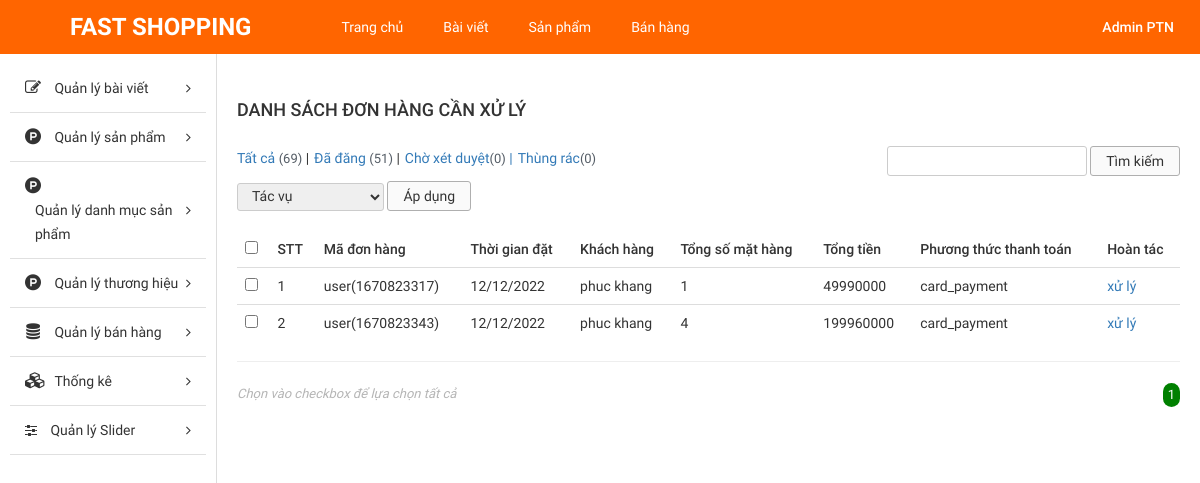
Before: /Source_code/admin/index.php?modules=orders&controllers=index&action=listNo (signed in) with the older database file.
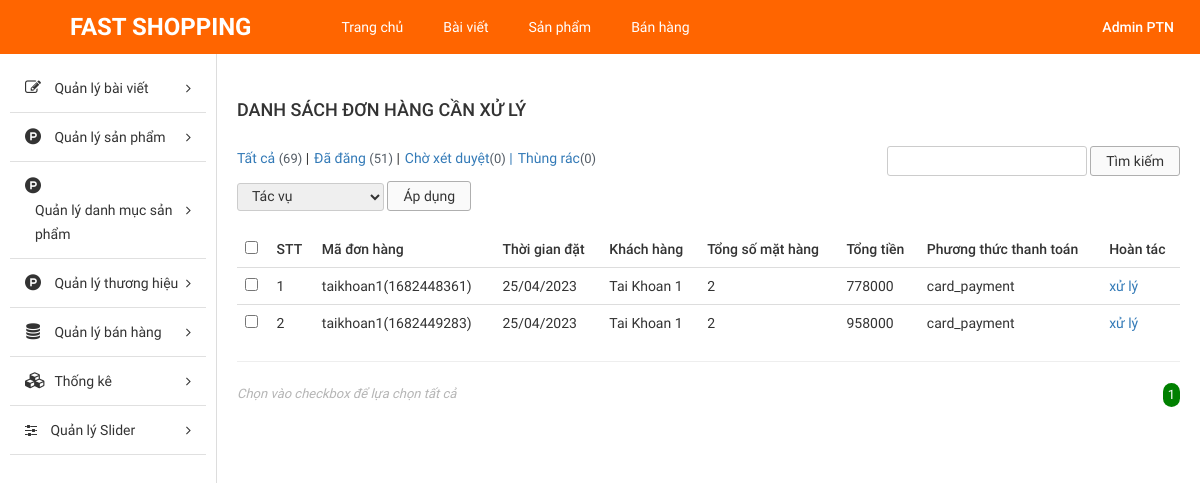
After: the same page with the newer database file.
### tables this page shows
CREATE TABLE `tbl_order` (
  `id` int NOT NULL AUTO_INCREMENT,
  `custom_id` int NOT NULL,
  `total_price` float NOT NULL,
  `total_num_product` int NOT NULL,
  `create_date` varchar(255) NOT NULL,
  `note` text NOT NULL,
  `payment_method` varchar(255) NOT NULL,
  `status` enum('Thành công','Chờ xác nhận','Hủy','') NOT NULL,
  `id_cart` int NOT NULL,
  `time` varchar(255) NOT NULL,
  `code` varchar(255) NOT NULL,
  `date_confirm` varchar(255) DEFAULT NULL,
  PRIMARY KEY (`id`),
  KEY `id_cart` (`id_cart`),
  KEY `tbl_order_ibfk_1` (`custom_id`),
  CONSTRAINT `tbl_order_ibfk_1` FOREIGN KEY (`custom_id`) REFERENCES `tbl_customer` (`id`) ON DELETE CASCADE,
  CONSTRAINT `tbl_order_ibfk_2` FOREIGN KEY (`id_cart`) REFERENCES `tbl_cart` (`id`) ON DELETE CASCADE
);

### Source_code/admin/libraries/database.php (called while the page is built, shortened)
<?php
function db_query($query_string) {
    global $conn;
    $result = mysqli_query($conn, $query_string);
    return $result;
}
function db_fetch_row($query_string) {
    $mysqli_result = db_query($query_string);
    $result = mysqli_fetch_assoc($mysqli_result);
    return $result;
}
function db_fetch_array($query_string) {
    $result = array();
    $mysqli_result = db_query($query_string);
    while ($row = mysqli_fetch_assoc($mysqli_result)) {
        $result[] = $row;
    }
    return $result;
}

### Source_code/admin/modules/orders/models/indexModel.php (called while the page is built, shortened)
<?php
function getAllOrderNo(){
	return db_fetch_array("SELECT * FROM `tbl_order` WHERE `status` ='Chờ xác nhận'");
}
function getNameCus($id){
	$data = db_fetch_row("SELECT * FROM `tbl_customer` WHERE `id` = '$id'");
	return $data['fullname'];
}
 ?>

### Source_code/admin/modules/orders/controllers/indexController.php (called while the page is built, shortened)
<?php
function listNoAction() {
	$data_tmp = getAllOrderNo();
	foreach ($data_tmp as $key => $value) {
		$data_tmp[$key]['fullname'] = getNameCus($data_tmp[$key]['custom_id']);
	}
	if(!empty($_GET['page'])){
		$page = $_GET['page'];
	}else{
		$page =1;
	}
	$numProduct = count($data_tmp);
	$productOnPage = 5;
	$num = ceil($numProduct/$productOnPage);
	$start = ($page - 1) * $productOnPage;
	$res =[];
	for ($i=$start; $i < $start+$productOnPage; $i++) {
		if(isset($data_tmp[$i]))
        $res[] = $data_tmp[$i];
	};
	$data = [$res, $num, $page];
	load_view('listNo',$data);
}
?>

### Source_code/admin/core/router.php (called while the page is built, shortened)
<?php
$action_name = get_action().'Action';
call_function(array('construct', $action_name));

### Source_code/admin/core/appload.php (called while the page is built, shortened)
<?php
require CONFIGPATH . DIRECTORY_SEPARATOR . 'database.php';
require LIBPATH . DIRECTORY_SEPARATOR . 'database.php';
require COREPATH . DIRECTORY_SEPARATOR . 'base.php';
require COREPATH . DIRECTORY_SEPARATOR . 'router.php';

### Source_code/admin/index.php (called while the page is built, shortened)
<?php
require COREPATH.DIRECTORY_SEPARATOR.'appload.php';

### Source_code/admin/modules/orders/views/listNoView.php (the view, shortened to what the changed rows need)
<?php get_header(); ?>
<div id="main-content-wp" class="list-product-page">
    <div class="wrap clearfix">
        <?php get_sidebar(); ?>
        <div id="content" class="fl-right">
            <div class="section" id="title-page">
                <div class="clearfix">
                    <h3 id="index" class="fl-left">Danh sách đơn hàng cần xử lý</h3>
                </div>
            </div>
            <div class="section" id="detail-page">
                <div class="section-detail">
                    <div class="filter-wp clearfix">
                        <ul class="post-status fl-left">
                            <li class="all"><a href="">Tất cả <span class="count">(69)</span></a> |</li>
                            <li class="publish"><a href="">Đã đăng <span class="count">(51)</span></a> |</li>
                            <li class="pending"><a href="">Chờ xét duyệt<span class="count">(0)</span> |</a></li>
                            <li class="pending"><a href="">Thùng rác<span class="count">(0)</span></a></li>
                        </ul>
                        <form method="GET" class="form-s fl-right">
                            <input type="text" name="s" id="s">
                            <input type="submit" name="sm_s" value="Tìm kiếm">
                        </form>
                    </div>
                    <div class="actions">
                        <form method="GET" action="" class="form-actions">
                            <select name="actions">
                                <option value="0">Tác vụ</option>
                            </select>
                            <input type="submit" name="sm_action" value="Áp dụng">
                        </form>
                    </div>
                    <div class="table-responsive">
                        <table class="table list-table-wp">
                            <thead>
                                <tr>
                                    <td><input type="checkbox" name="checkAll" id="checkAll"></td>
                                    <td><span class="thead-text">STT</span></td>
                                    <td><span class="thead-text">Mã đơn hàng</span></td>
                                    <td><span class="thead-text">Thời gian đặt</span></td>
                                    <td><span class="thead-text">Khách hàng</span></td>
                                    <td><span class="thead-text">Tổng số mặt hàng</span></td>
                                    <td><span class="thead-text">Tổng tiền</span></td>
                                    <td><span class="thead-text">Phương thức thanh toán</span></td>
                                    <td><span class="thead-text">Hoàn tác</span></td>
                                </tr>
                            </thead>
                            <tbody>
                                <?php if(!empty($data['0'])) foreach ($data['0'] as $key => $value) {?>
                                <tr>
                                    <td><input type="checkbox" name="checkItem" class="checkItem"></td>
                                    <td><span class="tbody-text"><?php echo ($key +1); ?></span></td>
                                    <td><span class="tbody-text"><?php  echo $value['code']; ?></span></td>
                                    <td><span class="tbody-text"><?php  echo $value['create_date']; ?></span></td>
                                    <td><span class="tbody-text"><?php  echo $value['fullname']; ?></span></td>
                                    <td><span class="tbody-text"><?php  echo $value['total_num_product']; ?></span></td>
                                    <td><span class="tbody-text"><?php  echo $value['total_price']; ?></h3></span>
                                    <td><span class="tbody-text"><?php  echo $value['payment_method']; ?></span></td>
                                    <td><span class="tbody-text"><a href="?modules=orders&controllers=index&action=detail&id_order=<?php echo $value['id']; ?>">xử lý</a></span></td>
                                </tr>
                                <?php }; ?>
                            </tbody>
                        </table>
                        <hr>
                    </div>
                </div>
            </div>
            <div class="section" id="paging-wp">
                <div class="section-detail clearfix">
                    <p id="desc" class="fl-left">Chọn vào checkbox để lựa chọn tất cả</p>
                    <ul id="list-paging" class="fl-right">
                        <?php for ($i=1; $i <= $data['1'] ; $i++) { ?>
                        <li>
                            <a <?php if($i == $data['2']) echo 'style="background-color: green;color:white; border-radius:300px;"';  ?>  href="?modules=orders&controllers=index&action=list&page=<?php echo $i; ?>" title=""><?php echo $i; ?></a>
                        </li>
                        <?php }; ?>
                    </ul>
                </div>
            </div>
        </div>
    </div>
</div>

### Source_code/admin/core/base.php (shortened to what the changed rows need)
<?php
function get_module() {
    global $config;
    $module = isset($_GET['modules']) ? $_GET['modules'] : $config['default_module'];
    return $module;
}
function call_function($list_function = array()) {
    if (is_array($list_function)) {
        foreach ($list_function as $f) {
            if (function_exists($f())) {
                $f();
            }
        }
    }
}
function load_view($name, $data_send = array()) {
    $data = $data_send;
    $path = MODULESPATH . DIRECTORY_SEPARATOR . get_module() . DIRECTORY_SEPARATOR . 'views' . DIRECTORY_SEPARATOR . $name . 'View.php';
    if (file_exists($path)) {
        require $path;
    } else {
        echo "Không tìm thấy {$path}";
    }
}
function get_header($name = '') {
    if (empty($name)) {
        $name = 'header';
    } else {
        $name = "header-{$name}";
    }
    $path = LAYOUTPATH . DIRECTORY_SEPARATOR . $name . '.php';
    if (file_exists($path)) {
        require $path;
    } else {
        echo "Không tìm thấy {$path}";
    }
}
function get_footer($name = '') {
    global $data;
    if (empty($name)) {
        $name = 'footer';
    } else {
        $name = "footer-{$name}";
    }
    $path = LAYOUTPATH . DIRECTORY_SEPARATOR . $name . '.php';
    if (file_exists($path)) {
        if (is_array($data)) {
            foreach ($data as $key => $a) {
                $$key = $a;
            }
        }
        require $path;
    } else {
        echo "Không tìm thấy {$path}";
    }
}
function get_sidebar($name = '') {
    if (empty($name)) {
        $name = 'sidebar';
    } else {
        $name = "sidebar-{$name}";
    }
    $path = LAYOUTPATH . DIRECTORY_SEPARATOR . $name . '.php';
    if (file_exists($path)) {
        require $path;
    } else {
        echo "Không tìm thấy {$path}";
    }
}
?>

### Source_code/admin/layout/header.php (shortened to what the changed rows need)
<!DOCTYPE html>
<html>
    <head>
        <link href="public/css/bootstrap/bootstrap.min.css" rel="stylesheet" type="text/css"/>
        <link href="public/css/bootstrap/bootstrap-theme.min.css" rel="stylesheet" type="text/css"/>
        <link href="public/reset.css" rel="stylesheet" type="text/css"/>
        <link href="public/css/font-awesome/css/font-awesome.min.css" rel="stylesheet" type="text/css"/>
        <link href="public/style.css" rel="stylesheet" type="text/css"/>
        <link href="public/responsive.css" rel="stylesheet" type="text/css"/>
    </head>
    <body>
        <div id="site">
            <div id="container">
                <div id="header-wp">
                    <div class="wp-inner clearfix">
                        <a href="?modules=home" title="" id="logo" class="fl-left">FAST SHOPPING</a>
                        <ul id="main-menu" class="fl-left">
                            <li>
                                <a href="?modules=home" title="">Trang chủ</a>
                            </li>
                            <li>
                                <a href="?page=list_post" title="">Bài viết</a>
                            </li>
                            <li>
                                <a href="?modules=products&controllers=index&action=list" title="">Sản phẩm</a>
                            </li>
                            <li>
                                <a href="?modules=orders&controllers=index&action=listNo" title="">Bán hàng</a>
                            </li>
                        </ul>
                        <div id="dropdown-user" class="dropdown dropdown-extended fl-right">
                            <button class="dropdown-toggle clearfix" type="button"  data-toggle="dropdown" aria-haspopup="true" aria-expanded="true">
                            <h3 id="account" class="fl-right"><?php echo $_SESSION['fullname'];?></h3>
                            </button>
                        </div>
                    </div>
                </div>

### Source_code/admin/layout/sidebar.php (shortened to what the changed rows need)
<div id="sidebar" class="fl-left">
    <ul id="sidebar-menu">
        <li class="nav-item">
            <a href="" title="" class="nav-link nav-toggle">
                <span class="fa fa-pencil-square-o icon"></span>
                <span class="title">Quản lý bài viết</span>
            </a>
        </li>
        <li class="nav-item">
            <a href="" title="" class="nav-link nav-toggle">
                <span class="fa fa-product-hunt icon"></span>
                <span class="title">Quản lý sản phẩm</span>
            </a>
        </li>
        <li class="nav-item">
            <a href="" title="" class="nav-link nav-toggle">
                <span class="fa fa-product-hunt icon"></span>
                <span class="title">Quản lý danh mục sản phẩm</span>
            </a>
        </li>
            <li class="nav-item">
            <a href="" title="" class="nav-link nav-toggle">
                <span class="fa fa-product-hunt icon"></span>
                <span class="title">Quản lý thương hiệu</span>
            </a>
        </li>
        <li class="nav-item">
            <a href="" title="" class="nav-link nav-toggle">
                <span class="fa fa-database icon"></span>
                <span class="title">Quản lý bán hàng</span>
            </a>
        </li>
        <li class="nav-item">
            <a href="#" title="" class="nav-link nav-toggle">
                <span class="fa fa-cubes icon"></span>
                <span class="title">Thống kê</span>
            </a>
        </li>
        <li class="nav-item">
            <a href="#" title="" class="nav-link nav-toggle">
                <i class="fa fa-sliders" aria-hidden="true"></i>
                <span class="title">Quản lý Slider</span>
            </a>
        </li>
    </ul>
</div>

Changed rows visible on the page:
removed tbl_order: code "user(1670823317)", create_date "12/12/2022", fullname "phuc khang", total_num_product "1", total_price "49990000", payment_method "card_payment"
removed tbl_order: code "user(1670823343)", create_date "12/12/2022", fullname "phuc khang", total_num_product "4", total_price "199960000", payment_method "card_payment"
added tbl_order: code "taikhoan1(1682448361)", create_date "25/04/2023", fullname "Tai Khoan 1", total_num_product "2", total_price "778000", payment_method "card_payment"
added tbl_order: code "taikhoan1(1682449283)", create_date "25/04/2023", fullname "Tai Khoan 1", total_num_product "2", total_price "958000", payment_method "card_payment"
